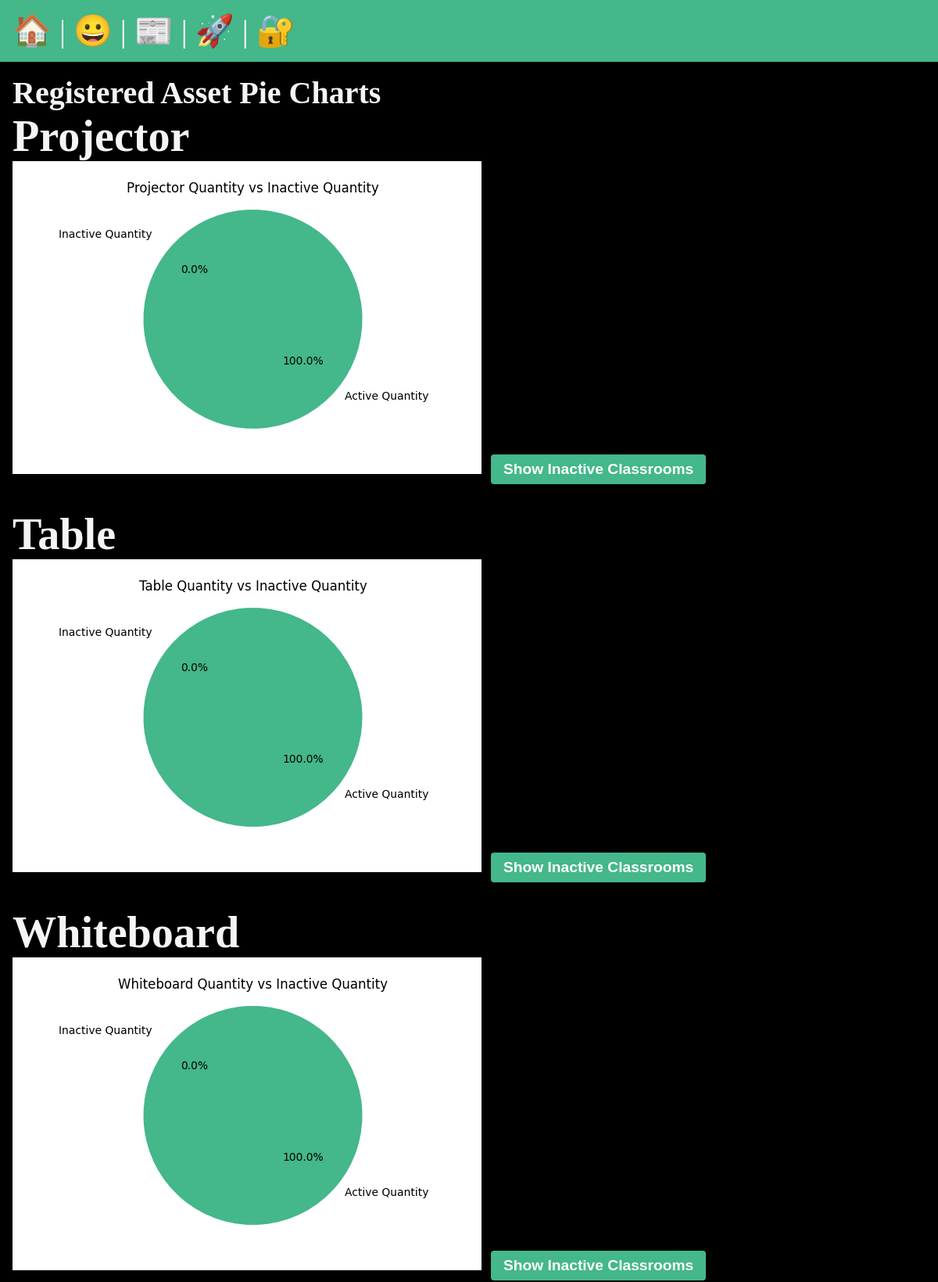
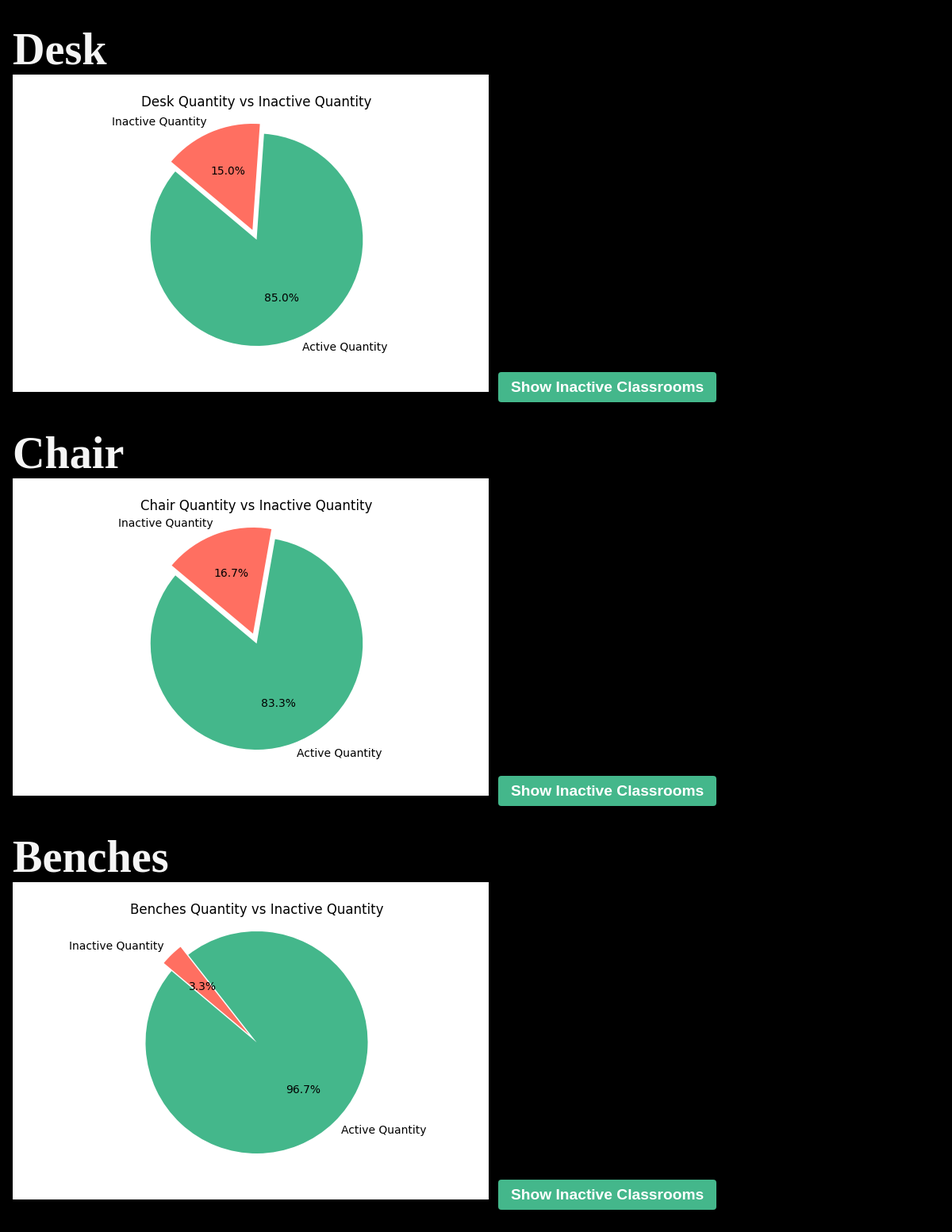
The app's page /college_asset/asset_pie_chart/ with its own data (2 pictures, top to bottom).
### college_asset/models.py (models this page shows, shortened)
class RegisteredAsset(models.Model):
    asset_id = models.AutoField(primary_key=True)
    asset_name = models.CharField(max_length=255)

### college_asset/views.py (the view)
# urls.py: path('asset_pie_chart/', views.asset_pie_chart, name='asset_pie_chart'),
def asset_pie_chart(request):
    registered_assets = RegisteredAsset.objects.all()
    asset_charts = []
    for asset in registered_assets:
        classroom_assets = ClassroomAsset.objects.filter(asset=asset)
        total_quantity = sum(int(ca.quantity or 0) for ca in classroom_assets)
        total_inactive_quantity = sum(int(ca.inactive_quantity or 0) for ca in classroom_assets)
        if total_quantity == 0:
            continue
        labels = ['Active Quantity', 'Inactive Quantity']
        sizes = [total_quantity - total_inactive_quantity, total_inactive_quantity]
        colors = ['#44B78B', '#FF6F61']  # Colors for the pie chart
        explode = (0.1, 0)  # Explode the inactive quantity slice for emphasis
        plt.figure(figsize=(6, 4))
        plt.pie(sizes, labels=labels, colors=colors, explode=explode, autopct='%1.1f%%', startangle=140)
        plt.title(f'{asset.asset_name} Quantity vs Inactive Quantity')
        plt.axis('equal')  # Equal aspect ratio ensures the pie chart is circular
        buffer = BytesIO()
        plt.savefig(buffer, format='png')
        buffer.seek(0)
        image_base64 = base64.b64encode(buffer.read()).decode('utf-8')
        buffer.close()
        plt.close()
        inactive_classrooms = classroom_assets.filter(inactive_quantity__gt=0).values(
            'classroom__classroom_no', 'classroom__division', 'inactive_quantity'
        )
        asset_charts.append({
            'asset_name': asset.asset_name,
            'chart': image_base64,
            'inactive_classrooms': inactive_classrooms
        })
    return render(request, 'classroom/asset_pie_chart.html', {'asset_charts': asset_charts})

### college_asset/templates/classroom/asset_pie_chart.html (shortened to what this page needs)
{% extends 'layout.html' %}
{% block content %}
    <h2>Registered Asset Pie Charts</h2>
    {% if asset_charts %}
        {% for asset in asset_charts %}
            <div style="margin-bottom: 2rem;">
                <h3>{{ asset.asset_name }}</h3>
                <img alt="{{ asset.asset_name }} Pie Chart" style="max-width: 100%; height: auto;">
                <button onclick="toggleTable('{{ forloop.counter }}')" style="margin-top: 1rem; padding: 0.5rem 1rem; background-color: #44B78B; color: white; border: none; border-radius: 4px; cursor: pointer;">
                    Show Inactive Classrooms
                </button>
            </div>
        {% endfor %}
    {% else %}
        <p>No data available for registered assets.</p>
    {% endif %}
{% endblock %}

### static/css/style.css (style rules this page uses)
* { margin: 0; padding: 0; box-sizing: border-box; }
body { min-height: 100vh; background-color: black; color: whitesmoke; font-size: 3rem; }
h1, h2 { font-size: 2.5rem; }
button { display: inline-block; padding: 1rem 2rem; font-size: 1.2rem; font-weight: bold; color: white; background-color: #44B78B; border: none; border-radius: 4px; cursor: pointer; transition: background-color 0.3s ease; }

### records on screen
RegisteredAsset: asset_name "Projector"
RegisteredAsset: asset_name "Table"
RegisteredAsset: asset_name "Whiteboard"
RegisteredAsset: asset_name "Desk"
RegisteredAsset: asset_name "Chair"
RegisteredAsset: asset_name "Benches"
